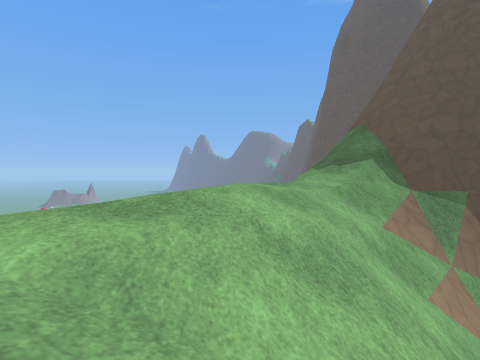
view 1 (above)

13 first-person views from a walk through a Godot game level. The camera is 1.4 m above the floor, tilts 2° down and sees 80° across. The floor is counted in squares, 2 m on a side. Each view is taken from the middle of a square. On the plan, view 1 faces up. The plan holds only what a view shows up to about 10 squares ahead; the rest is blank. The place goes on beyond the plan. Surface patterns are stand-ins for the level's own textures.

view 2
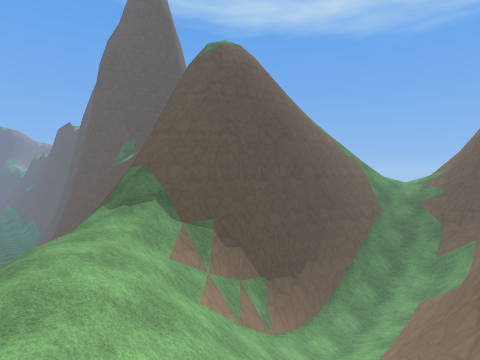

view 3
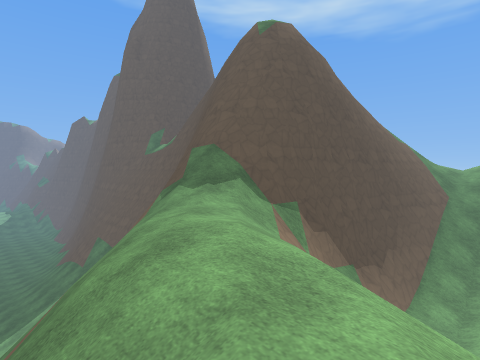

view 4
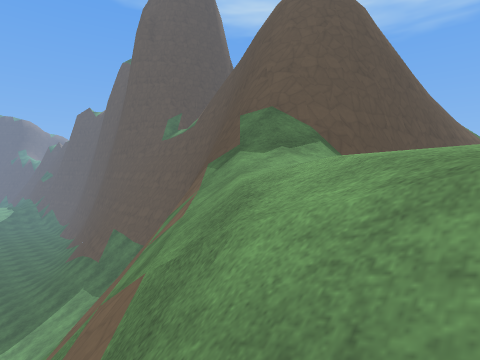

view 5
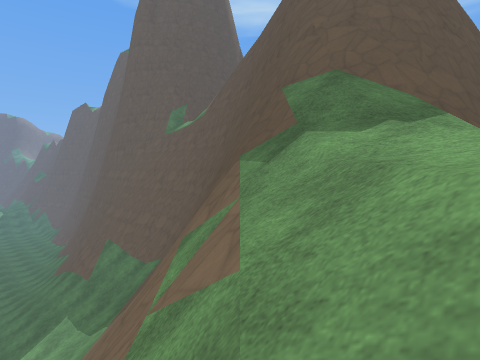

view 6
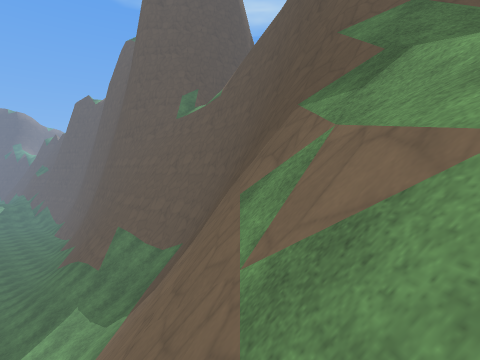

view 7
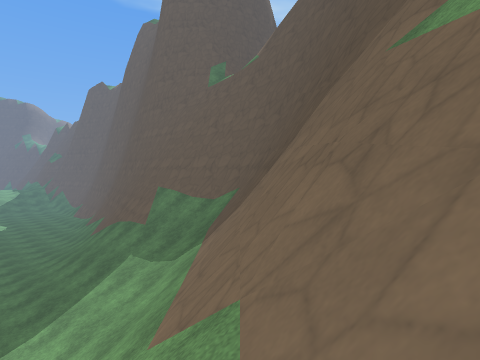

view 8
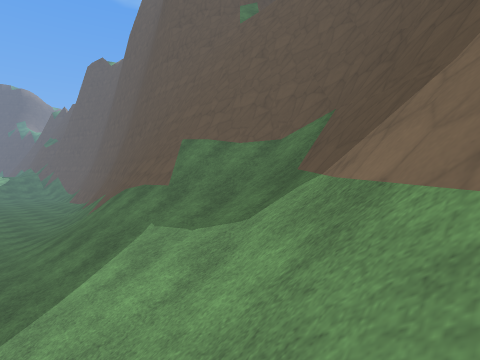

view 9
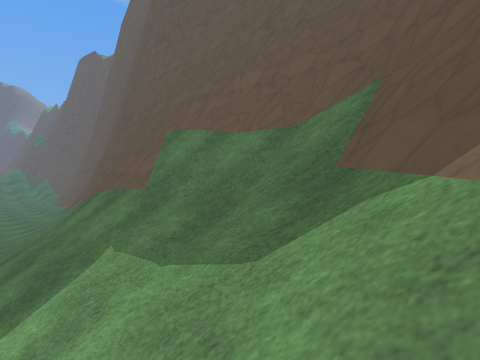

view 10
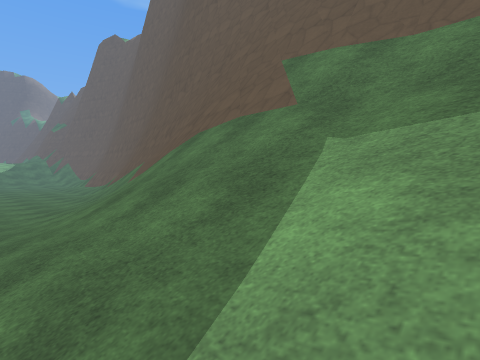

view 11
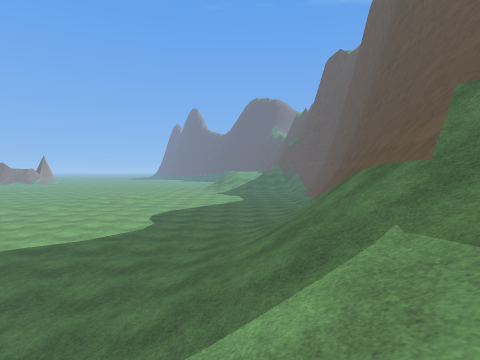

view 12
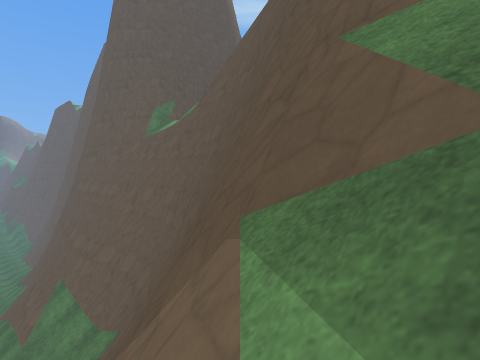

view 13
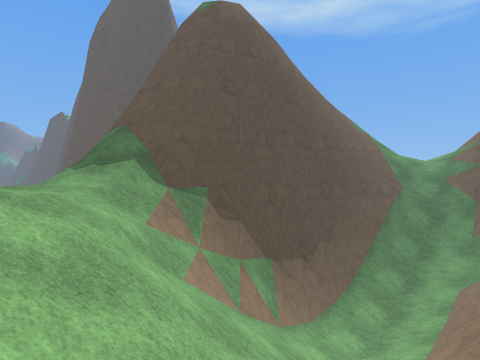

### Floor plan
Key: @ floor where view 1 was taken; # wall or solid block; . main floor; : floor 1 m higher than the main floor; + floor 11.25 m higher than the main floor; * floor 12 m higher than the main floor; / step, stairs or slope; = window, fence, low wall or low ledge; v drop or lower ground.
Columns run from 2 left of view 1 to 13 right of it. Each row starts with its distance up from view 1.
 25   ..
 24   ...
 23   ../#
 22 ..../#
 21 ...//#
 20 .../##
 19 ..//##  #
 18 ..//## v#
 17 ..//###vv
 16 .://###vv
 15 .////##vv=
 14 .////##v#v
 13  ////#####
 12  ///### vv
 11  //####vvv
 10  /##  #vv
  9  ## vv#vv
  8  ##vv##vvv
  7 /#=//## vvv
  6  ////### vvv
  5  //+//###
  4 //+////#######
  3 //*///////////
  2 /+/////////////
  1 ////  ####//####
  0   @   #########
 -1  /   ##

Positions as (right, up) in squares from view 1, and headings:
1: (0, 0), facing up
2: (-1, -1), facing up-right
3: (-2, 1), facing up-right
4: (-2, 3), facing up-right
5: (-1, 5), facing up-right
6: (-1, 6), facing up-right
7: (-2, 7), facing up-right
8: (-1, 10), facing up-right
9: (0, 11), facing up-right
10: (-1, 13), facing up-right
11: (0, 12), facing up
12: (1, 7), facing up-right
13: (0, 0), facing up-right
